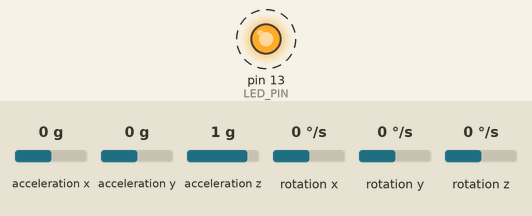
This sketch was run on a simulated Arduino Uno, built with avr-gcc and run on an emulated ATmega328P. Shown: output pins drawn as LEDs (lit = HIGH). Dashed ring = blinking. The inputs (shaded band) are chosen by the test bench; at power-on: acceleration z 1 g, acceleration x 0 g, acceleration y 0 g, rotation x 0 °/s, rotation y 0 °/s, rotation z 0 °/s. What the sketch prints to the serial monitor is not drawn.

Above: at 4.26 s.
4.3 s: acceleration z set to -1.4 g
7.3 s: acceleration x set to -0.2 g
Timing chart, 0 to 16.3 s (numbered marks = the images above; inputs shaded):
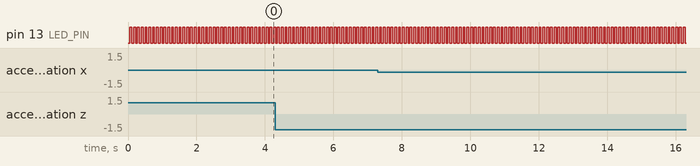

The sketch:

ArduinoAccelGyro.ino
```cpp
// I2C device class (I2Cdev) demonstration Arduino sketch for MPU6050 class
// 10/7/2011 by Jeff Rowberg <jeff@rowberg.net>
// Updates should (hopefully) always be available at https://github.com/jrowberg/i2cdevlib
//
// Changelog:
//      2013-05-08 - added multiple output formats
//                 - added seamless Fastwire support
//      2011-10-07 - initial release

/* ============================================
I2Cdev device library code is placed under the MIT license
Copyright (c) 2011 Jeff Rowberg

Permission is hereby granted, free of charge, to any person obtaining a copy
of this software and associated documentation files (the "Software"), to deal
in the Software without restriction, including without limitation the rights
to use, copy, modify, merge, publish, distribute, sublicense, and/or sell
copies of the Software, and to permit persons to whom the Software is
furnished to do so, subject to the following conditions:

The above copyright notice and this permission notice shall be included in
all copies or substantial portions of the Software.

THE SOFTWARE IS PROVIDED "AS IS", WITHOUT WARRANTY OF ANY KIND, EXPRESS OR
IMPLIED, INCLUDING BUT NOT LIMITED TO THE WARRANTIES OF MERCHANTABILITY,
FITNESS FOR A PARTICULAR PURPOSE AND NONINFRINGEMENT. IN NO EVENT SHALL THE
AUTHORS OR COPYRIGHT HOLDERS BE LIABLE FOR ANY CLAIM, DAMAGES OR OTHER
LIABILITY, WHETHER IN AN ACTION OF CONTRACT, TORT OR OTHERWISE, ARISING FROM,
OUT OF OR IN CONNECTION WITH THE SOFTWARE OR THE USE OR OTHER DEALINGS IN
THE SOFTWARE.
===============================================
*/

// I2Cdev and MPU6050 must be installed as libraries, or else the .cpp/.h files
// for both classes must be in the include path of your project
#include "I2Cdev.h"
#include "MPU6050.h"

// Arduino Wire library is required if I2Cdev I2CDEV_ARDUINO_WIRE implementation
// is used in I2Cdev.h
#if I2CDEV_IMPLEMENTATION == I2CDEV_ARDUINO_WIRE
    #include "Wire.h"
#endif

// class default I2C address is 0x68
// specific I2C addresses may be passed as a parameter here
// AD0 low = 0x68 (default for InvenSense evaluation board)
// AD0 high = 0x69
MPU6050 accelgyro;
//MPU6050 accelgyro(0x69); // <-- use for AD0 high

int16_t ax, ay, az;
int16_t gx, gy, gz;


int maxLecture;
float ASensib,GSensib;
float values[6];
String valuesString;


// uncomment "OUTPUT_READABLE_ACCELGYRO" if you want to see a tab-separated
// list of the accel X/Y/Z and then gyro X/Y/Z values in decimal. Easy to read,
// not so easy to parse, and slow(er) over UART.
#define OUTPUT_READABLE_ACCELGYRO

// uncomment "OUTPUT_BINARY_ACCELGYRO" to send all 6 axes of data as 16-bit
// binary, one right after the other. This is very fast (as fast as possible
// without compression or data loss), and easy to parse, but impossible to read
// for a human.
//#define OUTPUT_BINARY_ACCELGYRO


#define LED_PIN 13
bool blinkState = false;

void setup() {
    // join I2C bus (I2Cdev library doesn't do this automatically)
    #if I2CDEV_IMPLEMENTATION == I2CDEV_ARDUINO_WIRE
        Wire.begin();
    #elif I2CDEV_IMPLEMENTATION == I2CDEV_BUILTIN_FASTWIRE
        Fastwire::setup(400, true);
    #endif

    // initialize serial communication
    // (38400 chosen because it works as well at 8MHz as it does at 16MHz, but
    // it's really up to you depending on your project)
    Serial.begin(38400);

    // initialize device
    //Serial.println("Initializing I2C devices...");
    accelgyro.initialize();

    // verify connection
  //  Serial.println("Testing device connections...");
    //Serial.println(accelgyro.testConnection() ? "MPU6050 connection successful" : "MPU6050 connection failed");

    // use the code below to change accel/gyro offset values

/*    Serial.println("Updating internal sensor offsets...");
    // -76	-2359	1688	0	0	0
    Serial.print(accelgyro.getXAccelOffset()); Serial.print("\t"); // -76
    Serial.print(accelgyro.getYAccelOffset()); Serial.print("\t"); // -2359
    Serial.print(accelgyro.getZAccelOffset()); Serial.print("\t"); // 1688
    Serial.print(accelgyro.getXGyroOffset()); Serial.print("\t"); // 0
    Serial.print(accelgyro.getYGyroOffset()); Serial.print("\t"); // 0
    Serial.print(accelgyro.getZGyroOffset()); Serial.print("\t"); // 0
    Serial.print("\n");
    accelgyro.setXGyroOffset(220);
    accelgyro.setYGyroOffset(76);
    accelgyro.setZGyroOffset(-85);
    Serial.print(accelgyro.getXAccelOffset()); Serial.print("\t"); // -76
    Serial.print(accelgyro.getYAccelOffset()); Serial.print("\t"); // -2359
    Serial.print(accelgyro.getZAccelOffset()); Serial.print("\t"); // 1688
    Serial.print(accelgyro.getXGyroOffset()); Serial.print("\t"); // 0
    Serial.print(accelgyro.getYGyroOffset()); Serial.print("\t"); // 0
    Serial.print(accelgyro.getZGyroOffset()); Serial.print("\t"); // 0
    Serial.print("\n");
    */
    //coment this and undo the operations in order to go back to previous script
    ASensib = 8192;
    GSensib = 360*32.8;
    maxLecture =0;
    // configure Arduino LED for
    pinMode(LED_PIN, OUTPUT);
}

void loop() {
    // read raw accel/gyro measurements from device
    accelgyro.getMotion6(&ax, &ay, &az, &gx, &gy, &gz);

    // these methods (and a few others) are also available
    //accelgyro.getAcceleration(&ax, &ay, &az);
    //accelgyro.getRotation(&gx, &gy, &gz);

    #ifdef OUTPUT_READABLE_ACCELGYRO
        // display tab-separated accel/gyro x/y/z values
      //  Serial.print("a/g:\t");

       float values[6] = {ax/ASensib,ay/ASensib,az/ASensib,gx/GSensib,gy/GSensib,gz/GSensib};
      valuesString =(String)values[0]+'#'+(String)values[1]+'#'+(String)values[2]+'#'+(String)values[3]+'#'+(String)values[4]+'#'+(String)values[5]+'#';
      Serial.println(valuesString);
      delay(50);
      Serial.flush();
      /*  Serial.print(ax); Serial.print("\t");
       Serial.print(ay); Serial.print("\t");
        Serial.print(az); Serial.print("\t||\t");
        Serial.print(gx); Serial.print("\t");
        Serial.print(gy); Serial.print("\t");
        Serial.println(gz);Serial.print("\n");*/

       /* if(gx>gy && gx >gz && gx >maxLecture){
            maxLecture=gx;
        }
         if(gy>gx && gy >gz && gy >maxLecture){
            maxLecture=gy;
        }
         if(gz>gx && gz >gz && gz >maxLecture){
            maxLecture=gz;
        }*/

   //     Serial.println(maxLecture);
    #endif

    #ifdef OUTPUT_BINARY_ACCELGYRO
        Serial.write((uint8_t)(ax >> 8)); Serial.write((uint8_t)(ax & 0xFF));
        Serial.write((uint8_t)(ay >> 8)); Serial.write((uint8_t)(ay & 0xFF));
        Serial.write((uint8_t)(az >> 8)); Serial.write((uint8_t)(az & 0xFF));
        Serial.write((uint8_t)(gx >> 8)); Serial.write((uint8_t)(gx & 0xFF));
        Serial.write((uint8_t)(gy >> 8)); Serial.write((uint8_t)(gy & 0xFF));
        Serial.write((uint8_t)(gz >> 8)); Serial.write((uint8_t)(gz & 0xFF));

    #endif

    // blink LED to indicate activity
    blinkState = !blinkState;
    digitalWrite(LED_PIN, blinkState);
}
```

Measured:
- by itself, pin 13 (LED_PIN): alternates HIGH for 0.06 s and LOW for 0.06 s
